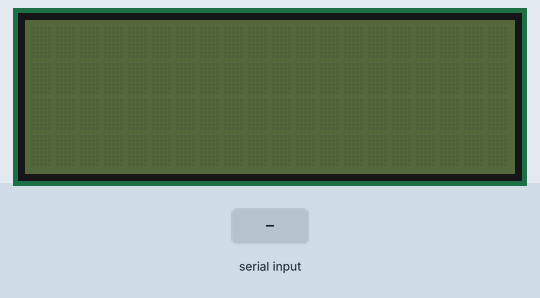
Recording of a program running on a simulated Arduino Uno, built with avr-gcc and run on an emulated ATmega328P. On the bench: 20×4 character LCD. Inputs (shaded band) come from the test bench.

Above: at 1.2 s.
1.3 s: "1\n" received over Serial
2.8 s: "0\n" received over Serial
At 3.7 s:
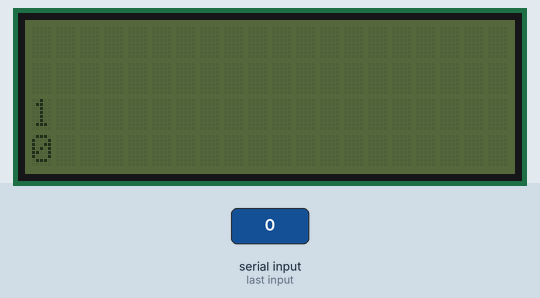
Timing chart, 0 to 5.8 s (numbered marks = the images above; inputs shaded):
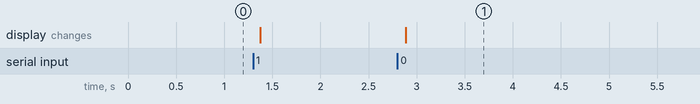

The program:

main.cpp
```cpp
#include <Arduino.h>
#include <LiquidCrystal_I2C.h>

#define MAXLENGTH 20;

LiquidCrystal_I2C lcd(0x3F, 20, 4);  // set the LCD address to 0x27 for a 16 chars and 2 line display

String line1, line2, line3, line4 = "";

void updateScreen(String newMessage);
String _readSerial();

void setup()
{
  lcd.init();                      // initialize the lcd
  lcd.noBacklight();
  lcd.clear();
  lcd.setCursor(0,0);
  Serial.begin(9600);
}

void loop()
{
    String buffer = _readSerial();
    if (buffer.length() > 0) {
        updateScreen(buffer);
    }
}

/**
 * Update string adding a new line with the new message at the end
 * @param String
 */
void updateScreen(String newMessage) {
    line1 = line2;
    line2 = line3;
    line3 = line4;
    line4 = newMessage;

    lcd.clear();
    lcd.setCursor(0,0);
    lcd.print(line1);
    lcd.setCursor(0,1);
    lcd.print(line2);
    lcd.setCursor(0,2);
    lcd.print(line3);
    lcd.setCursor(0,3);
    lcd.print(line4);
}

String _readSerial() {
    String buffer = "";
    char lastChar = 0;

    while(buffer.length() < 20) {
        while (Serial.available() > 0) {
            char readChar = Serial.read();
            if (readChar == '\n' || readChar == '\r') {
                return buffer;
            }
            if (readChar >= 32) {
                buffer.concat(readChar);
            }
            if (buffer.length() >= 20) {
                return buffer;
            }
        }
        delay(100);
    }
    return buffer;
}
```

Measured:
- after the input at 2.8 s, the display: changes after 0.09 s (image 1)
